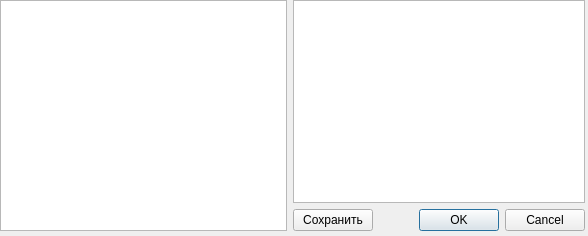
<?xml version="1.0" encoding="UTF-8"?>
<ui version="4.0">
 <class>Dialog</class>
 <widget class="QDialog" name="Dialog">
  <property name="geometry">
   <rect>
    <x>0</x>
    <y>0</y>
    <width>588</width>
    <height>236</height>
   </rect>
  </property>
  <property name="windowTitle">
   <string>Dialog</string>
  </property>
  <widget class="QWidget" name="">
   <property name="geometry">
    <rect>
     <x>0</x>
     <y>0</y>
     <width>585</width>
     <height>231</height>
    </rect>
   </property>
   <layout class="QHBoxLayout" name="horizontalLayout">
    <item>
     <widget class="QListView" name="listView"/>
    </item>
    <item>
     <layout class="QVBoxLayout" name="verticalLayout">
      <item>
       <widget class="QPlainTextEdit" name="plainTextEdit"/>
      </item>
      <item>
       <layout class="QHBoxLayout" name="horizontalLayout_3">
        <item>
         <widget class="QPushButton" name="pushButton">
          <property name="text">
           <string>Сохранить</string>
          </property>
         </widget>
        </item>
        <item>
         <spacer name="horizontalSpacer_2">
          <property name="orientation">
           <enum>Qt::Horizontal</enum>
          </property>
          <property name="sizeHint" stdset="0">
           <size>
            <width>40</width>
            <height>20</height>
           </size>
          </property>
         </spacer>
        </item>
        <item>
         <widget class="QDialogButtonBox" name="buttonBox">
          <property name="orientation">
           <enum>Qt::Horizontal</enum>
          </property>
          <property name="standardButtons">
           <set>QDialogButtonBox::Cancel|QDialogButtonBox::Ok</set>
          </property>
         </widget>
        </item>
       </layout>
      </item>
     </layout>
    </item>
   </layout>
  </widget>
 </widget>
 <resources/>
 <connections/>
</ui>
